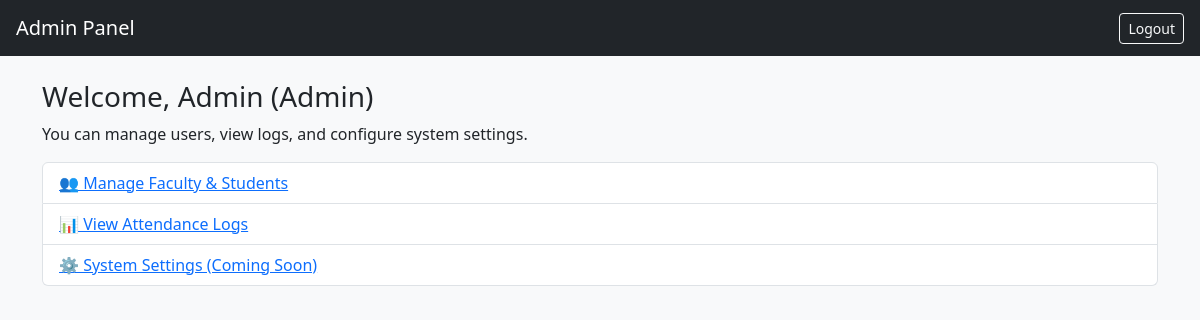
Page / (signed in) on the earlier database version.
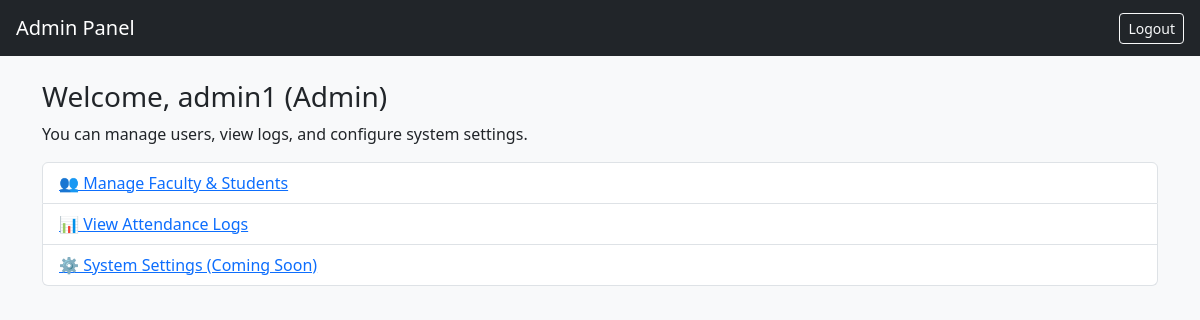
Same page on the later database version.
### app/models.py (models this page shows, shortened)
class User(UserMixin, db.Model):
    __tablename__ = 'users'
    id = db.Column(db.Integer, primary_key=True)
    username = db.Column(db.String(100), unique=True, nullable=False)  # stored lowercase
    full_name = db.Column(db.String(150), nullable=False)
    password_hash = db.Column(db.String(200), nullable=False)
    role = db.Column(db.String(20), nullable=False)  # 'admin' | 'faculty' | 'student'
    face_embedding = db.Column(db.LargeBinary, nullable=True)
    created_at = db.Column(db.DateTime, default=datetime.utcnow)
    attendance_logs = db.relationship(
        'AttendanceLog',
        backref='user',
        lazy='dynamic',
        cascade='all, delete-orphan',
        passive_deletes=True  # don't try to NULL the FK
    )

### app/routes/dashboard.py (the view)
@dashboard_bp.route('/')
@login_required
def dashboard_home():
    if current_user.role == 'admin':
        return render_template('dashboard/admin_dashboard.html', user=current_user)
    elif current_user.role == 'faculty':
        return render_template('dashboard/faculty_dashboard.html', user=current_user)
    elif current_user.role == 'student':
        return render_template('dashboard/student_dashboard.html', user=current_user)
    else:
        return "Unauthorized role", 403

### app/models.py (called while the page is built)
@login_manager.user_loader
def load_user(user_id):
    return User.query.get(int(user_id))

### app/templates/dashboard/admin_dashboard.html (shortened to what this page needs)
<!DOCTYPE html>
<html lang="en">
<head>
    <link href="https://cdn.jsdelivr.net/npm/bootstrap@5.3.0/dist/css/bootstrap.min.css" rel="stylesheet">
</head>
<body class="bg-light">
<nav class="navbar navbar-expand-lg navbar-dark bg-dark px-3">
    <span class="navbar-brand">Admin Panel</span>
    <div class="ms-auto">
        <a href="{{ url_for('auth.logout') }}" class="btn btn-outline-light btn-sm">Logout</a>
    </div>
</nav>
<div class="container mt-4">
    <h3>Welcome, {{ user.full_name }} (Admin)</h3>
    <p>You can manage users, view logs, and configure system settings.</p>
    <ul class="list-group">
        <li class="list-group-item">
            <a href="{{ url_for('admin.view_users') }}">👥 Manage Faculty & Students</a>
        </li>
        <li class="list-group-item">
            <a href="{{ url_for('admin.view_all_logs') }}">📊 View Attendance Logs</a>
        </li>
        <li class="list-group-item">
            <a href="{{ url_for('admin.system_settings') }}">⚙️ System Settings (Coming Soon)</a>
        </li>
    </ul>
</div>
</body>
</html>

Differences in the rows shown:
changed User: full_name "Admin" → "admin1"
